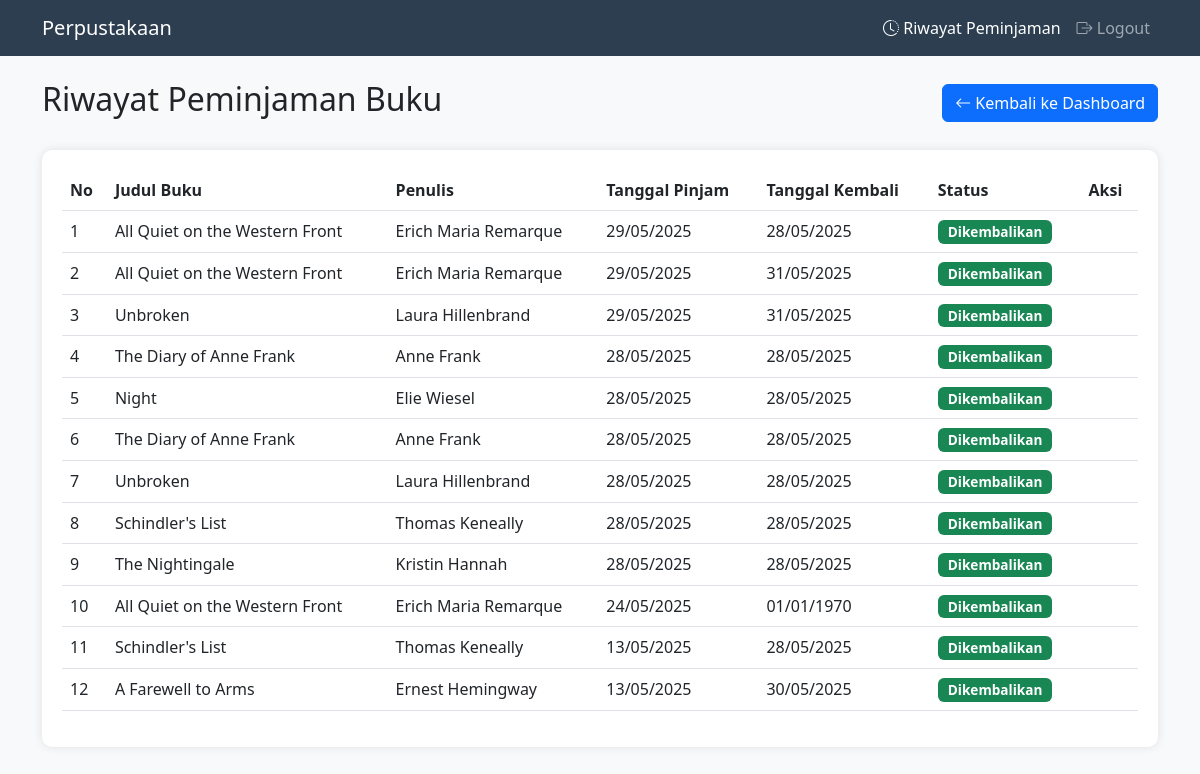
/riwayat_peminjaman.php (signed in), run on the app's committed database.
### tables this page shows
CREATE TABLE `peminjaman` (
  `id` int(11) NOT NULL,
  `id_user` int(11) NOT NULL,
  `id_buku` int(11) NOT NULL,
  `tanggal_pinjam` date NOT NULL,
  `batas_waktu` date NOT NULL,
  `tanggal_kembali` date DEFAULT NULL,
  `status` enum('menunggu','bisa_diambil','dipinjam','dikembalikan','dibatalkan') DEFAULT NULL
);

CREATE TABLE `buku` (
  `id` int(11) NOT NULL,
  `judul` varchar(100) NOT NULL,
  `penulis` varchar(100) NOT NULL,
  `rekomendasi_usia` int(11) DEFAULT NULL,
  `cover` varchar(255) DEFAULT NULL,
  `deskripsi` text DEFAULT NULL,
  `stok` int(11) DEFAULT 0
);

### riwayat_peminjaman.php (the view, shortened to what this page needs)
<?php
require_once 'config.php';
$id = $_SESSION['user_id'];
$sql = "SELECT p.*, b.judul, b.penulis
        FROM peminjaman p
        JOIN buku b ON p.id_buku = b.id
        WHERE p.id_user = '$id'
        ORDER BY p.tanggal_pinjam DESC";
$result = mysqli_query($conn, $sql);
?>
<!DOCTYPE html>
<html lang="en">
<head>
    <link href="https://cdn.jsdelivr.net/npm/bootstrap@5.3.0/dist/css/bootstrap.min.css" rel="stylesheet">
    <link rel="stylesheet" href="https://cdn.jsdelivr.net/npm/bootstrap-icons@1.7.2/font/bootstrap-icons.css">
</head>
<body class="bg-light">
    <nav class="navbar navbar-expand-lg navbar-dark navbar-custom">
        <div class="container">
            <a class="navbar-brand" href="user_dashboard.php">Perpustakaan</a>
            <div class="collapse navbar-collapse" id="navbarNav">
                <ul class="navbar-nav ms-auto">
                    <li class="nav-item">
                        <a class="nav-link active" href="riwayat_peminjaman.php">
                            <i class="bi bi-clock-history"></i> Riwayat Peminjaman
                        </a>
                    </li>
                    <li class="nav-item">
                        <a class="nav-link" href="logout.php">
                            <i class="bi bi-box-arrow-right"></i> Logout
                        </a>
                    </li>
                </ul>
            </div>
        </div>
    </nav>
    <div class="container py-4">
        <div class="d-flex justify-content-between align-items-center mb-4">
            <h2>Riwayat Peminjaman Buku</h2>
            <a href="user_dashboard.php" class="btn btn-primary">
                <i class="bi bi-arrow-left"></i> Kembali ke Dashboard
            </a>
        </div>
        <div class="table-container">
            <?php if(mysqli_num_rows($result) > 0): ?>
                <div class="table-responsive">
                    <table class="table table-hover">
                        <thead>
                            <tr>
                                <th>No</th>
                                <th>Judul Buku</th>
                                <th>Penulis</th>
                                <th>Tanggal Pinjam</th>
                                <th>Tanggal Kembali</th>
                                <th>Status</th>
                                <th>Aksi</th>
                            </tr>
                        </thead>
                        <tbody>
                            <?php
                            $no = 1;
                            while($row = mysqli_fetch_assoc($result)):
                            ?>
                                <tr>
                                    <td><?php echo $no++; ?></td>
                                    <td><?php echo htmlspecialchars($row['judul']); ?></td>
                                    <td><?php echo htmlspecialchars($row['penulis'] ?? 'Tidak ada data'); ?></td>
                                    <td><?php echo date('d/m/Y', strtotime($row['tanggal_pinjam'])); ?></td>
                                    <td><?php echo date('d/m/Y', strtotime($row['tanggal_kembali'])); ?></td>
                                    <td>
                                        <span class="badge status-badge <?php
                                            echo match($row['status']) {
                                                'menunggu' => 'bg-warning',
                                                'dipinjam' => 'bg-primary',
                                                'dikembalikan' => 'bg-success',
                                                'ditolak' => 'bg-danger',
                                                default => 'bg-secondary'
                                            };
                                        ?>">
                                            <?php echo ucfirst($row['status']); ?>
                                        </span>
                                    </td>
                                    <td>
                                    </td>
                                </tr>
                            <?php endwhile; ?>
                        </tbody>
                    </table>
                </div>
            <?php else: ?>
                <div class="alert alert-info text-center">
                    <i class="bi bi-info-circle"></i> Belum ada riwayat peminjaman buku.
                </div>
            <?php endif; ?>
        </div>
    </div>
</body>
</html>

### riwayat_peminjaman.php (style rules this page uses)
.navbar-custom { background-color: #2c3e50; }
.table-container { background-color: white; border-radius: 10px; box-shadow: 0 0 10px rgba(0,0,0,0.1); padding: 20px; margin-top: 20px; }
.status-badge { font-size: 0.85rem; padding: 5px 10px; }

### data on the page
peminjaman: id_buku.judul "All Quiet on the Western Front", id_buku.penulis "Erich Maria Remarque", tanggal_pinjam "29/05/2025", tanggal_kembali "28/05/2025", status "Dikembalikan"
peminjaman: id_buku.judul "All Quiet on the Western Front", id_buku.penulis "Erich Maria Remarque", tanggal_pinjam "29/05/2025", tanggal_kembali "31/05/2025", status "Dikembalikan"
peminjaman: id_buku.judul "Unbroken", id_buku.penulis "Laura Hillenbrand", tanggal_pinjam "29/05/2025", tanggal_kembali "31/05/2025", status "Dikembalikan"
peminjaman: id_buku.judul "The Diary of Anne Frank", id_buku.penulis "Anne Frank", tanggal_pinjam "28/05/2025", tanggal_kembali "28/05/2025", status "Dikembalikan"
peminjaman: id_buku.judul "Night", id_buku.penulis "Elie Wiesel", tanggal_pinjam "28/05/2025", tanggal_kembali "28/05/2025", status "Dikembalikan"
peminjaman: id_buku.judul "The Diary of Anne Frank", id_buku.penulis "Anne Frank", tanggal_pinjam "28/05/2025", tanggal_kembali "28/05/2025", status "Dikembalikan"
peminjaman: id_buku.judul "Unbroken", id_buku.penulis "Laura Hillenbrand", tanggal_pinjam "28/05/2025", tanggal_kembali "28/05/2025", status "Dikembalikan"
peminjaman: id_buku.judul "Schindler's List", id_buku.penulis "Thomas Keneally", tanggal_pinjam "28/05/2025", tanggal_kembali "28/05/2025", status "Dikembalikan"
peminjaman: id_buku.judul "The Nightingale", id_buku.penulis "Kristin Hannah", tanggal_pinjam "28/05/2025", tanggal_kembali "28/05/2025", status "Dikembalikan"
peminjaman: id_buku.judul "All Quiet on the Western Front", id_buku.penulis "Erich Maria Remarque", tanggal_pinjam "24/05/2025", tanggal_kembali "01/01/1970", status "Dikembalikan"
peminjaman: id_buku.judul "Schindler's List", id_buku.penulis "Thomas Keneally", tanggal_pinjam "13/05/2025", tanggal_kembali "28/05/2025", status "Dikembalikan"
peminjaman: id_buku.judul "A Farewell to Arms", id_buku.penulis "Ernest Hemingway", tanggal_pinjam "13/05/2025", tanggal_kembali "30/05/2025", status "Dikembalikan"
